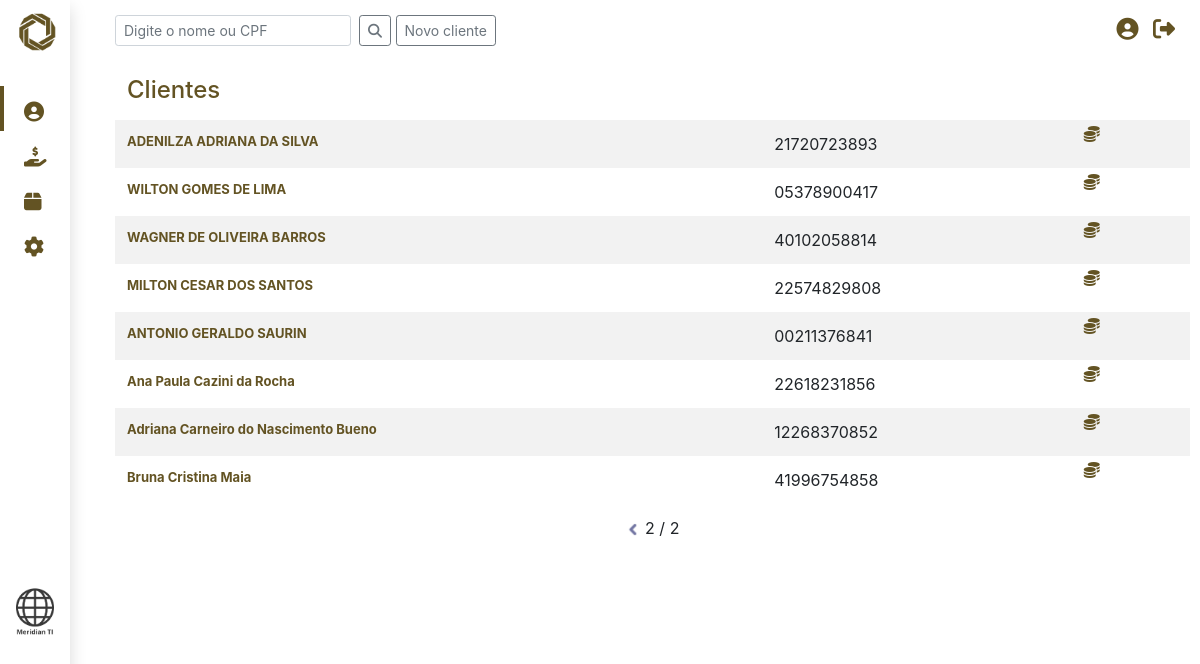
Screenshot of /index.php?offset=10 (signed in) with the database file from the repository.
### tables this page shows
CREATE TABLE `clients` (
  `datainscricao` date DEFAULT current_timestamp(),
  `nome` varchar(100) DEFAULT NULL,
  `cpf` varchar(15) DEFAULT NULL,
  `precadastro` date DEFAULT current_timestamp(),
  `catpretendida` varchar(11) DEFAULT NULL,
  `sitatual` varchar(15) DEFAULT NULL,
  `datahabilitacao` date DEFAULT current_timestamp(),
  `datanascimento` date DEFAULT NULL,
  `nregistro` varchar(15) DEFAULT NULL,
  `ninscricao` varchar(20) DEFAULT NULL,
  `profissao` varchar(30) DEFAULT NULL,
  `estadocivil` varchar(15) DEFAULT NULL,
  `endereco` varchar(150) DEFAULT NULL,
  `numero` int(11) DEFAULT NULL,
  `bairro` varchar(50) DEFAULT NULL,
  `naturalidade` varchar(50) DEFAULT NULL,
  `pai` varchar(100) DEFAULT NULL,
  `mae` varchar(100) DEFAULT NULL,
  `foneresidencial` varchar(25) DEFAULT NULL,
  `fonecomercial` varchar(25) DEFAULT NULL,
  `fonecelular` varchar(25) DEFAULT NULL,
  `renach` varchar(15) DEFAULT NULL,
  `rg` varchar(15) DEFAULT NULL,
  `orgao` varchar(10) DEFAULT NULL,
  `uf` varchar(2) DEFAULT NULL,
  `datapsicotecnico` date DEFAULT current_timestamp(),
  `email` varchar(40) DEFAULT NULL,
  `observacoes` longtext DEFAULT NULL,
  `cod` int(11) NOT NULL,
  `valor_inicial` double DEFAULT NULL,
  `tipo_pagamento` int(11) DEFAULT NULL,
  `entrada` decimal(10,0) DEFAULT NULL,
  `parcelas` int(11) NOT NULL,
  `id_teacher` int(11) DEFAULT NULL
);

### index.php (the view, shortened to what this page needs)
<?php
    include './services/conn.php';
    if(isset($_POST['search']) && $_POST['search']!=''){
        $offset=0;
    }else{
        if (isset($_GET['offset'])){
            $offset = $_GET['offset'];
        }else header("Location: index.php?offset=0");
    }
    $resTotal = mysqli_query($con,'SELECT count(nome) FROM clients');
    $rowTotal = mysqli_fetch_row($resTotal);
    $sumTotal = $rowTotal[0];
    $indice1 = $offset/10+1;
    if($indice1==1) $index1Disp = 'none'; else $index1Disp = 'inline';
    $indice2 = floor($sumTotal/10)+1;
    $pag = $indice1." / ".$indice2;
?>
<!DOCTYPE html>
<html lang="en">
<head>
    <link rel="stylesheet" href="assets/css/style.css">
    <link rel="stylesheet" href="assets/bootstrap/css/bootstrap.css">
    <link rel="stylesheet" href="assets/css/tooltip.css">
</head>
<body>
  <div id="sidebar" class="col col-md-3 d-md-block d-none shadowCustom">
      <div class="sidebarTitle logoPadding"><img src="./assets/images/icon.png" height="45px"></div>
      <a href="index.php?offset0"><div class="sidebarItem activeItem"><i class="fas fa-user-circle"></i> </div></a>
      <a href="financial.php?offset0"><div class="sidebarItem"><i class="fas fa-hand-holding-usd inactiveItem"></i> </div></a>
      <a href="material.php"><div class="sidebarItem"><i class="fas fa-box inactiveItem"></i> </div></a>
      <div class="sidebarItem"><i class="fas fa-cog inactiveItem"></i> </div>
      <div class="spacer"></div>
      <a href="http://meridianti.com.br/" target="new"><div style="margin-left:10px"><img width="50px" src="./assets/images/meridian.png" title="Desenvolvido por Meridian TI"> </div></a>
  </div>
    <div id="customContainer">
        <div class="row">
            <div id="content" class="col" >
                <div id="bar" class="row d-md-block d-none ">
                        <div class="searchBox">
                            <form class="form-inline" method='POST' action='index.php'>
                                <input name="search" class="form-control form-control-sm mr-sm-2" type="search" placeholder="Digite o nome ou CPF" aria-label="Search">
                                <button class="btn btn-sm btn-outline-secondary text-center secondColor" type="submit"><i class="fa fa-search"></i></button>
                                &nbsp;<button class="btn btn-sm btn-outline-secondary text-center secondColor" data-toggle="modal" data-target="#modalAddCliente" type="button"> Novo cliente</button>
                            </form>
                        </div>
                        <div class="barIcons">
                            <a href="#"><i class="fas fa-user-circle majorIcon "></i></a>
                            <a href="services/logout.php"><i class="fas fa-sign-out-alt majorIcon"></i></a>
                        </div>
                  </div>
                <div class="floatLeft" class="row">
                        <table class="table table-striped">
                            <thead>
                              <tr>
                                <th scope="col" class="titlePageTitle">
                                Clientes
                                </th>
                              </tr>
                            </thead>
                            <tbody>
                            <?php
                            if (isset($_POST['search'])){
                                $select_query = "SELECT * FROM clients
                                WHERE nome like '%".$_POST['search']."%'
                                OR cpf like '%".$_POST['search']."%'
                                ORDER BY cod DESC
                                ";
                                $showPag = 'none';
                                $_POST['search'] = '';
                            }else{
                                $select_query = "SELECT * from clients ORDER BY cod DESC LIMIT 10 OFFSET ".$offset." ";
                                $showPag = 'inline';
                            }
                            $result = mysqli_query($con, $select_query);
                            while ($row = mysqli_fetch_array($result, MYSQLI_ASSOC)) {
                                echo "<tr>";
                                echo "<th scope='col' class='mediumfont'><a href='#' data-toggle='modal' data-target='#modalShowCliente' onclick=getUserData('". $row['cod'] ."')>" . $row['nome'] . "</a></th>";
                                echo "<td scope='col'>" . $row['cpf'] . "</th>";
                                echo "
                                <td class='d-md-inline d-none align-middle' data-toggle='modal' data-target='#modalPagamentos'><a href='#' onclick=getUserPayments('". $row['cod'] ."')><i class='fas fa-coins'></a></td>";
                            }
                            ?>
                            <tr style="background-color: white;text-align:center">
                              <td colspan=5>
                              <span id="pagination" style="display:<?php echo $showPag ?>">
                            <a href="index.php?offset=<?php echo $offset-10 ?>">
                                <img src="assets/images/arr_left.png" width="15px" style="display:<?php echo $index1Disp ?>">
                            </a>
                                <?php echo $pag ?>
                          </span>
                              </td>
                          </tr>
                            </tbody>
                          </table>
                </div>
            </div>
        </div>
    </div>
</body>
</html>

### assets/css/style.css (style rules this page uses)
body { background-color: #f8f8ff; margin-bottom: 0px !important; }
i { margin-right: 10px; }
#customContainer { max-width: 100% !important; overflow-x: hidden !important; margin-left:100px; }
#sidebar { background: #fff; height: 100vh; padding:0px; text-align:left; max-width: 70px; padding-top:11px; font-family: Verdana, Geneva, Tahoma, sans-serif; color:white; z-index: 1; position: fixed; margin-left: 0x; }
#bar { height: 60px; padding-right: 30px; padding-left: 30px; padding-top: 15px; }
.table th, .table td, .table tr { border: none !important; vertical-align: baseline; }
.table thead th { vertical-align: text-bottom; }
.mediumfont { font-size: 13px; }
.titlePageTitle { font-weight: 500; font-size: 24px; color: #635323; }
.searchBox { float: left; }
.searchBox i { margin: 0px !important; }
.barIcons { float: right; }
.sidebarTitle { color:white; font-size:28px; font-weight: bold; padding-left:15px; margin-bottom: 30px;; }
.sidebarItem { color:#635323; font-size:20px; height: 45px; padding-left:20px; padding-top: 11px; margin-left: 0px; transition: 0.3s; }
.activeItem { border-left:solid 4px #635323; }
.inactiveItem { border-left:solid 4px rgba(255, 0, 0, 0);; }
.majorIcon { font-size: 22px; vertical-align:middle; }
.spacer { height: 40vh; }
.logoPadding { padding-left:15px; }
.shadowCustom { -webkit-box-shadow: 0 0.5rem 1rem rgba(0, 0, 0, 0.15); -moz-box-shadow: 0 0.5rem 1rem rgba(0, 0, 0, 0.15); box-shadow: 0 0.5rem 1rem rgba(0, 0, 0, 0.15); }
a { color: #635323 !important; text-decoration: none !important; }
#pagination { display: block; text-align: center !important; width: 100%; }
.floatLeft { float: left; width: 100%; position: relative; margin-left: 15px; padding-right: 25px; }

### rows the page displays
clients: nome "ADENILZA ADRIANA DA SILVA", cpf "21720723893"
clients: nome "WILTON GOMES DE LIMA", cpf "05378900417"
clients: nome "WAGNER DE OLIVEIRA BARROS", cpf "40102058814"
clients: nome "MILTON CESAR DOS SANTOS", cpf "22574829808"
clients: nome "ANTONIO GERALDO SAURIN", cpf "00211376841"
clients: nome "Ana Paula Cazini da Rocha", cpf "22618231856"
clients: nome "Adriana Carneiro do Nascimento Bueno", cpf "12268370852"
clients: nome "Bruna Cristina Maia", cpf "41996754858"

### other values shown
$pag "2 / 2"
